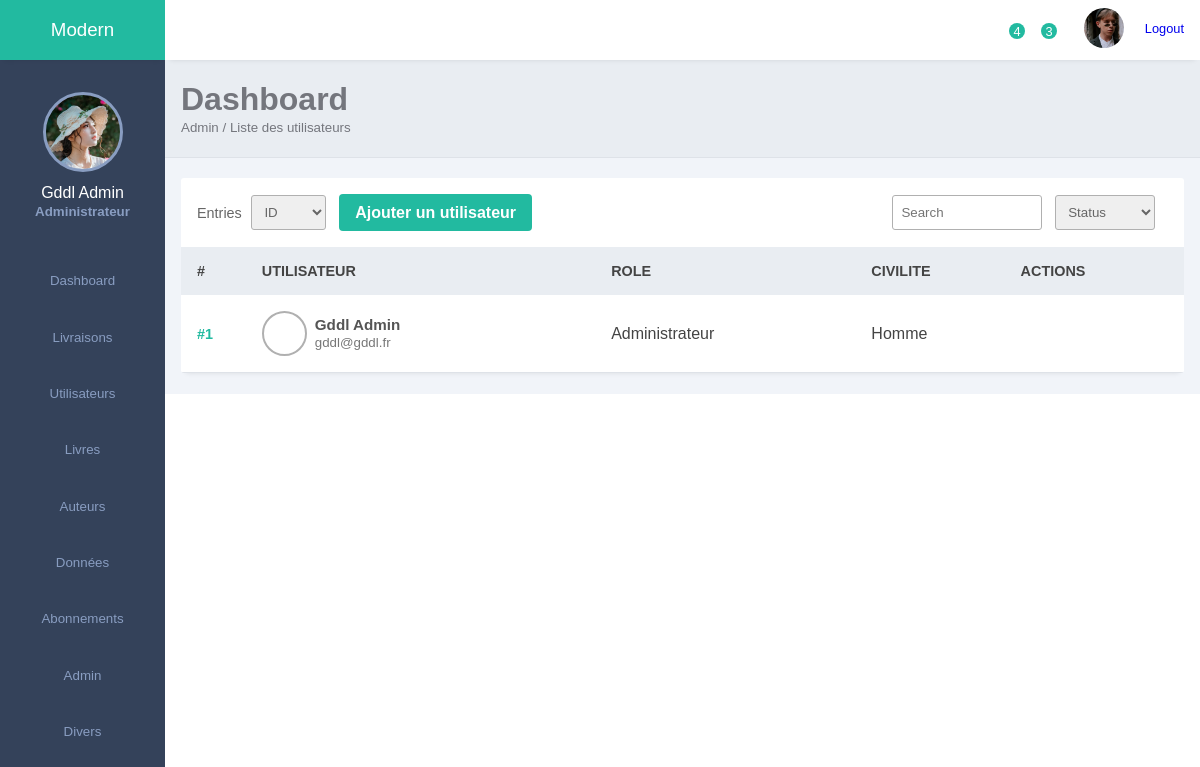
Screenshot of /bo/_views/admin.php (signed in) with the database file from the repository.
### tables this page shows
CREATE TABLE `users` (
  `id_user` int NOT NULL,
  `user_nom` varchar(100) NOT NULL,
  `user_prenom` varchar(100) NOT NULL,
  `user_mail` varchar(255) NOT NULL,
  `user_mdp` varchar(255) NOT NULL,
  `user_num_employe` int DEFAULT NULL,
  `id_role` int NOT NULL,
  `user_date_naissance` datetime DEFAULT NULL,
  `user_date_creation` datetime DEFAULT CURRENT_TIMESTAMP,
  `user_date_abonnement` datetime DEFAULT NULL,
  `user_img` varchar(255) DEFAULT NULL,
  `id_civilite` int NOT NULL,
  `id_abonnement` int DEFAULT NULL
);

CREATE TABLE `roles` (
  `id_role` int NOT NULL,
  `role_name` varchar(20) NOT NULL,
  `role_level` int NOT NULL
);

CREATE TABLE `civilites` (
  `id_civilite` int NOT NULL,
  `civilite_nom` varchar(20) NOT NULL,
  `civilite_label` varchar(20) NOT NULL
);

### bo/_views/admin.php (the view, shortened to what this page needs)
<?php
include($_SERVER['DOCUMENT_ROOT'].'/host.php');
    include($_SERVER['DOCUMENT_ROOT'].'/bo/_blocks/sidebar.php');
    include($_SERVER['DOCUMENT_ROOT'].'/bo/_blocks/header.php');
    include($_SERVER['DOCUMENT_ROOT'].'/bo/_blocks/ariane.php');
    if(isset($_GET['action']) && $_GET['action'] == "addUser"){
        $selectCivilites = $db->prepare('SELECT * FROM civilites');
        $selectCivilites->execute();
        $selectRoles = $db->prepare('SELECT * FROM roles');
        $selectRoles->execute();
        if(isset($_POST['addUser'])){
            $errors = array();
            if(empty($_POST['id_civilite'])){
                $errors['civilite'] = "Vous devez sélectionner une civilité.";
            }
            if(empty($_POST['user_nom']) || !preg_match("/^[\p{L}\p{M} '’-]+$/u", $_POST['user_nom'])){
                $errors['user_nom'] = 'Le champs "Nom" n\'est pas valide.';
            }
            if(empty($_POST['user_prenom']) || !preg_match("/^[\p{L}\p{M} '’-]+$/u", $_POST['user_prenom'])){
                $errors['user_prenom'] = 'Le champs "Prénom" n\'est pas valide.';
            }
            if(empty($_POST['user_mail']) || !filter_var($_POST['user_mail'], FILTER_VALIDATE_EMAIL)){
                $errors['user_mail'] = "Votre mail n'est pas valide.";
            }else{
                $req = $db->prepare('SELECT * FROM users WHERE user_mail = ?');
                $req->execute([$_POST['user_mail']]);
                $email = $req->fetch();
                if($email){
                    $errors['user_mail'] = "L'email est déjà utilisé.";
                }
            }
            if(empty($_POST['id_role'])){
                $errors['role'] = "Vous devez sélectionner un rôle.";
            }
            if(empty($_POST['user_mdp']) || $_POST['user_mdp'] != $_POST['conf_pwd']){
                $errors['user_mdp'] = "Les mots de passe ne sont pas identiques.";
            }
            if(empty($errors)){
                $id_civilite = $_POST['id_civilite'];
                $name = $_POST['user_nom'];
                $firstname = $_POST['user_prenom'];
                $mail = $_POST['user_mail'];
                $id_role = $_POST['id_role'];
                $pwd = $_POST['user_mdp'];
                $insert_user= $db->prepare('INSERT INTO users SET
                    id_civilite = ?,
                    user_nom = ?,
                    user_prenom = ?,
                    user_mail = ?,
                    id_role = ?,
                    user_mdp = ?
                ');
                $password = password_hash($pwd, PASSWORD_ARGON2I);
                $insert_user->execute([$id_civilite, $name, $firstname,$mail, $id_role, $password]);
            }
        }
        ?>
        <div class="flexRow justifyCenter">
            <?php
            if(!empty($errors)){
                foreach($errors as $error){
                    ?>
                    <li><?php echo $error;?></li>
                    <?php
                }
            }
            ?>
            <div class="container">
                <div class="form-box register">
                    <form method="POST">
                        <h1>Ajouter un utilisateur</h1>
                        <div class="input-box">
                            <select name="id_civilite">
                                <?php
                                while($sC = $selectCivilites->fetch(PDO::FETCH_OBJ)){
                                    ?>
                                        <option value="<?php echo $sC->id_civilite;?>"><?php echo $sC->civilite_nom;?></option>
                                    <?php
                                }
                                ?>
                            </select>
                        </div>
                        <div class="input-box">
                            <input type="text" placeholder="Nom" name="user_nom" required />
                            <i class="bx bxs-user"></i>
                        </div>
                        <div class="input-box">
                            <input type="text" placeholder="Prénom" name="user_prenom" required />
                            <i class="bx bxs-user"></i>
                        </div>
                        <div class="input-box">
                            <input type="email" placeholder="Email" name="user_mail" required />
                            <i class="bx bxs-envelope"></i>
                        </div>
                        <div class="input-box">
                            <select name="id_role">
                                <?php
                                while($sR = $selectRoles->fetch(PDO::FETCH_OBJ)){
                                    ?>
                                        <option value="<?php echo $sR->id_role;?>"><?php echo $sR->role_name;?></option>
                                    <?php
                                }
                                ?>
                            </select>
                        </div>
                        <div class="input-box">
                            <input type="password" placeholder="Mot de passe" name="user_mdp" id="pswrd" onkeyup="checkPassword(this.value)" required />
                            <i class="bx bxs-lock-alt"></i>
                        </div>
                        <div class="input-box">
                            <input type="password" placeholder="Confirmer" name="conf_pwd" required />
                            <i class="bx bxs-lock-alt"></i>
                        </div>
                        <div class="validation">
                            <ul>
                                <li id="lower">Au moins une minuscule</li>
                                <li id="upper">Au moins une majuscule</li>
                                <li id="number">Au moins un chiffre</li>
                                <li id="special">Au moins un caractère spécial</li>
                                <li id="length">Au moins 8 caractères</li>
                            </ul>
                        </div>
                        <input type="submit" class="btn" name="addUser" value="Enregistrer">
                        <p>or register with social platforms</p>
                        <div class="social-icons">
                            <a href="#"><i class="bx bxl-google"></i></a>
                            <a href="#"><i class="bx bxl-facebook"></i></a>
                            <a href="#"><i class="bx bxl-github"></i></a>
                            <a href="#"><i class="bx bxl-linkedin"></i></a>
                        </div>
                    </form>
                </div>
            </div>
        </div>
        <?php
    }else{
        $selectAllUsers = $db->prepare('SELECT * FROM users
        NATURAL JOIN roles
        NATURAL JOIN civilites
        ');
        $selectAllUsers->execute();
        ?>
            <div class="records table-responsive">
                <div class="record-header">
                    <div class="add">
                        <span>Entries</span>
                        <select name="" id="">
                            <option value="">ID</option>
                        </select>
                        <a href="admin.php?zone=admin&action=addUser">Ajouter un utilisateur</a>
                    </div>
                    <div class="browse">
                        <input type="search" placeholder="Search" class="record-search">
                        <select name="" id="">
                            <option value="">Status</option>
                        </select>
                    </div>
                </div>
                <div>
                    <table width="100%">
                        <thead>
                            <tr>
                                <th>#</th>
                                <th><span class="las la-sort"></span> UTILISATEUR</th>
                                <th><span class="las la-sort"></span> ROLE</th>
                                <th><span class="las la-sort"></span> CIVILITE</th>
                                <th><span class="las la-sort"></span> ACTIONS</th>
                            </tr>
                        </thead>
                        <tbody>
                            <?php while($sAu = $selectAllUsers->fetch(PDO::FETCH_OBJ)){
                                ?>
                            <tr>
                                <td>#<?php echo $sAu->id_user; ?></td>
                                <td>
                                    <div class="client">
                                        <div class="client-img bg-img" style="background-image: url(<?php $_SERVER['DOCUMENT_ROOT']?>/bo/_imgs/admin/<?php echo $sAu->user_img; ?>)"></div>
                                        <div class="client-info">
                                            <h4><?php echo ucwords($sAu->user_prenom); ?> <?php echo ucwords($sAu->user_nom); ?></h4>
                                            <small><?php  echo $sAu->user_mail;?></small>
                                        </div>
                                    </div>
                                </td>
                                <td class="capitalise">
                                    <?php echo $sAu->role_name; ?>
                                </td>
                                <td>
                                    <?php echo $sAu->civilite_nom; ?>
                                </td>
                                <td>
                                    <div class="actions">
                                        <a href="admin.php?zone=admin&action=user&id=<?php echo $sAu->id_user;?>"><span class="lab la-telegram-plane"></span></a>
                                    </div>
                                </td>
                            </tr>
                            <?php
                            }
                            ?>
                        </tbody>
                    </table>
                </div>
            </div>
        <?php
    }
    include($_SERVER['DOCUMENT_ROOT'].'/bo/_blocks/footer.php');
?>

### bo/_blocks/sidebar.php (shortened to what this page needs)
<?php
$id_user = $_SESSION['auth']['id_user'];
$selectUser = $db->prepare('SELECT * FROM users
    NATURAL JOIN roles
    WHERE id_user = ?
');
$selectUser->execute([$id_user]);
$user = $selectUser->fetch(PDO::FETCH_OBJ);
?>
<!DOCTYPE html>
<html lang="fr">
<head>
    <link rel="stylesheet" href="<?php $_SERVER['DOCUMENT_ROOT']?>/assets/bo/css/style.css">
    <link rel="stylesheet" href="<?php $_SERVER['DOCUMENT_ROOT']?>/assets/bo/css/generic.css">
    <link rel="stylesheet" href="<?php $_SERVER['DOCUMENT_ROOT']?>/assets/bo/css/form.css">
    <link rel="stylesheet" href="https://maxst.icons8.com/vue-static/landings/line-awesome/line-awesome/1.3.0/css/line-awesome.min.css">
    <link rel="stylesheet" href="https://unpkg.com/boxicons@2.1.4/css/boxicons.min.css"/>
    <link rel="stylesheet" href="https://cdnjs.cloudflare.com/ajax/libs/font-awesome/6.5.1/css/all.min.css" />
</head>
<body>
    <div class="sidebar">
        <div class="side-header">
            <h3>M<span>odern</span></h3>
        </div>
        <div class="side-content">
            <div class="profile">
                <div class="profile-img bg-img" style="background-image: url(<?php $_SERVER['DOCUMENT_ROOT']?>/assets/bo/img/3.jpeg)"></div>
                <h4><?php echo ucfirst($user->user_prenom);?> <?php echo ucfirst($user->user_nom);?></h4>
                <small><?php echo $user->role_name;?></small>
            </div>
            <div class="side-menu">
                <ul>
                    <li>
                       <a href="<?php $_SERVER['DOCUMENT_ROOT']?>/bo/index.php?zone=dashboard" class="<?php if(isset($_GET["zone"]) && $_GET["zone"] == "dashboard"){ echo "active";}?>">
                            <small>Dashboard</small>
                        </a>
                    </li>
                    <li>
                       <a href="<?php $_SERVER['DOCUMENT_ROOT']?>/bo/_views/livraisons.php?zone=livraisons" class="<?php if(isset($_GET["zone"]) && $_GET["zone"] == "livraisons"){ echo "active";}?>">
                            <small>Livraisons</small>
                        </a>
                    </li>
                    <li>
                        <a href="<?php $_SERVER['DOCUMENT_ROOT']?>/bo/_views/utilisateurs.php?zone=utilisateurs" class="<?php if(isset($_GET["zone"]) && $_GET["zone"] == "utilisateurs"){ echo "active";}?>">
                            <small>Utilisateurs</small>
                        </a>
                    </li>
                    <li>
                       <a href="<?php $_SERVER['DOCUMENT_ROOT']?>/bo/_views/livres.php?zone=livres" class="<?php if(isset($_GET["zone"]) && $_GET["zone"] == "livres"){ echo "active";}?>">
                            <small>Livres</small>
                        </a>
                    </li>
                    <li>
                       <a href="<?php $_SERVER['DOCUMENT_ROOT']?>/bo/_views/auteurs.php?zone=auteurs" class="<?php if(isset($_GET["zone"]) && $_GET["zone"] == "auteurs"){ echo "active";}?>">
                            <small>Auteurs</small>
                        </a>
                    </li>
                    <li>
                        <a href="<?php $_SERVER['DOCUMENT_ROOT']?>/bo/_views/donnees.php?zone=donnees" class="<?php if(isset($_GET["zone"]) && $_GET["zone"] == "donnees"){ echo "active";}?>">
                            <small>Données</small>
                        </a>
                    </li>
                    <li>
                       <a href="<?php $_SERVER['DOCUMENT_ROOT']?>/bo/_views/abonnements.php?zone=abonnements" class="<?php if(isset($_GET["zone"]) && $_GET["zone"] == "abonnements"){ echo "active";}?>">
                            <small>Abonnements</small>
                        </a>
                    </li>
                    <?php
                    if(isset($_SESSION['auth']) && $_SESSION['auth']['role_level'] > 99){
                        ?>
                            <li>
                            <a href="<?php $_SERVER['DOCUMENT_ROOT']?>/bo/_views/admin.php?zone=admin" class="<?php if(isset($_GET["zone"]) && $_GET["zone"] == "admin"){ echo "active";}?>">
                                    <small>Admin</small>
                                </a>
                            </li>
                        <?php
                    }
                    ?>
                    <li>
                        <a href="<?php $_SERVER['DOCUMENT_ROOT']?>/bo/_views/divers.php?zone=divers" class="<?php if(isset($_GET["zone"]) && $_GET["zone"] == "divers"){ echo "active";}?>">
                            <small>Divers</small>
                        </a>
                    </li>
                </ul>
            </div>
        </div>
    </div>

### rows the page displays
users: user_prenom "Gddl", user_nom "Admin", id_role.role_name "Administrateur", id_user "1", user_mail "gddl@gddl.fr", id_civilite.civilite_nom "Homme"

### other values shown
$domaine "Dashboard"
$sousDomaine "Admin / Liste des utilisateurs"
